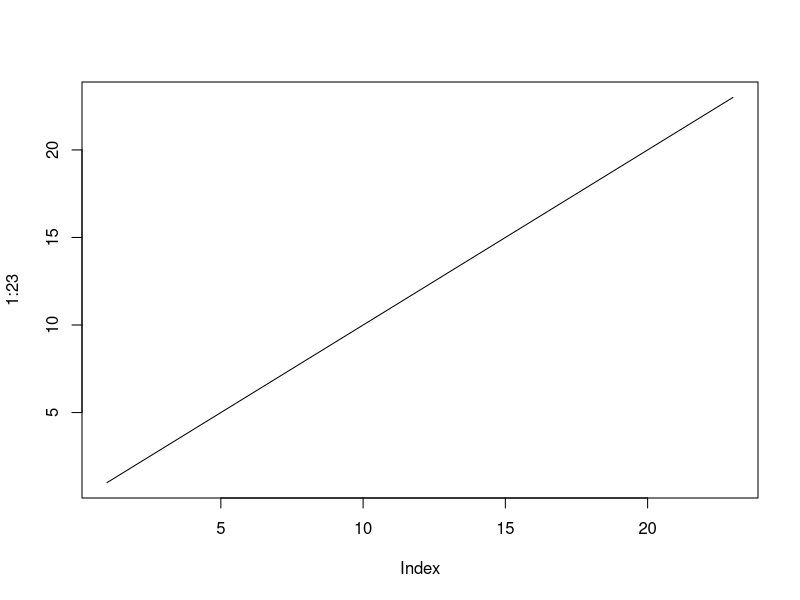
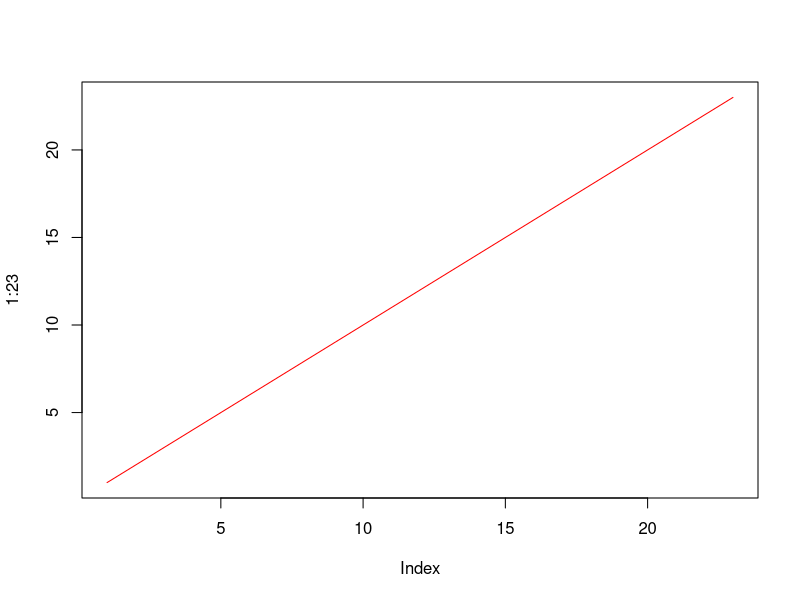
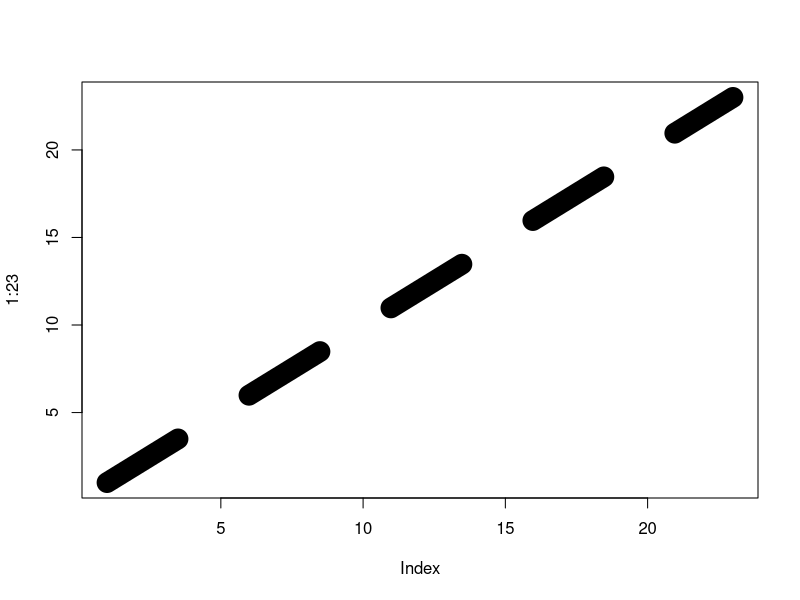
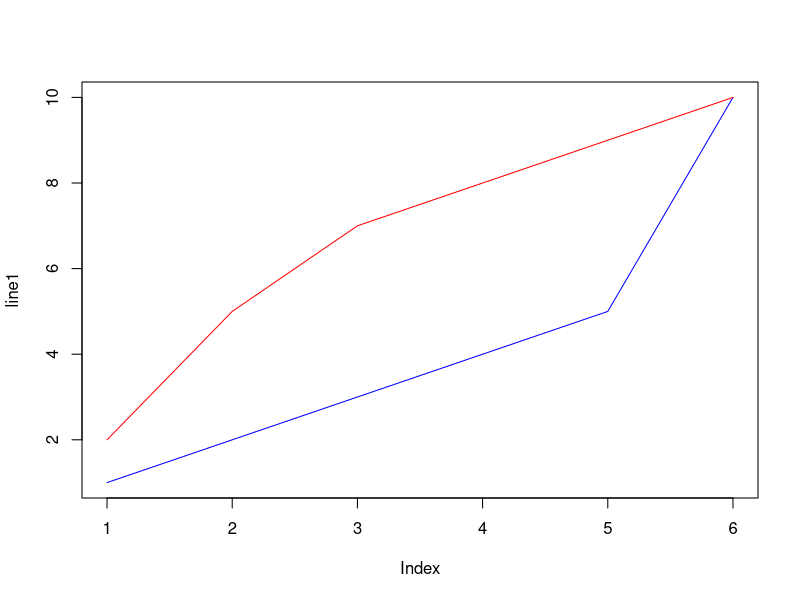

Reproduce these figures in R, in order.
# Draw line
plot(1:23, type='l')

# Line color
plot(1:23, type='l', col='red')

# Line width
plot(1:23, type='l', lwd=20, lty=2)

# Multiline in plots
line1 <- c(1,2,3,4,5,10)
line2 <- c(2,5,7,8,9,10)

plot(line1, type = "l", col = "blue")
lines(line2, col = "red") 
